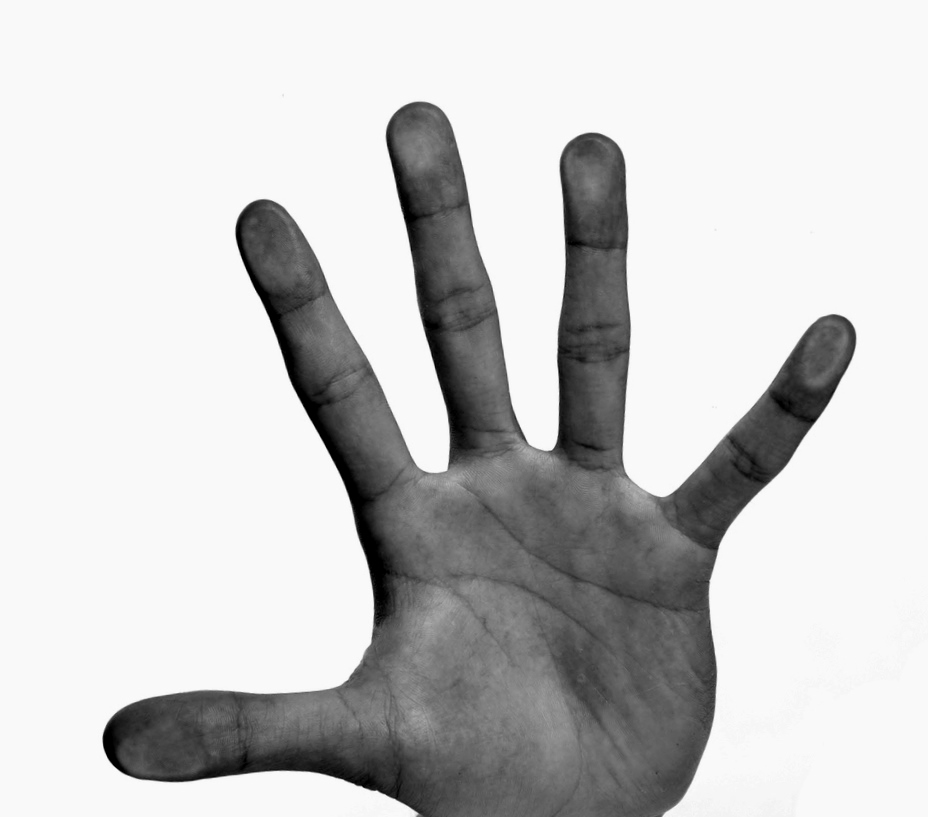
//> input picture Vis.Ass05.HandDetection/src/hands.jpg, 928 x 817 px
$ ./main hands.jpg   (built with g++ and OpenCV 4)
//> lines starting //> are read from the running program, lines starting //| are printed output that depends on the picture; after the words box and inside, x2 and y2 are one past the last pixel; in counts of white or black regions, pixels touching at a corner belong together
#include "opencv2/opencv.hpp"
#include "opencv2/imgproc.hpp"
#include "opencv2/highgui.hpp"
#include "opencv2/imgcodecs.hpp"
#include <stdlib.h>
#include <stdio.h>
#include <iostream>
#include <math.h>

using namespace cv;
using namespace std;

//these will be changed using trackbars
const string trackbarWindowName = "Trackbars";
int H_MIN = 0;
int H_MAX = 256;
int S_MIN = 0;
int S_MAX = 256;
int V_MIN = 0;
int V_MAX = 256;
int dp_epsilon = 10;
int dis_max = 400;
int dis_min = 7;
int angle_max = 180;
int angle_min = 20;
int rh_thresh = 0.66;
int rpd_thresh = 100;

//main functions
void on_trackbar(int, void*);
void morphOps(Mat &thresh);
void createTrackbars();
void detectHand(Mat handDetectionImage, Mat& src);
vector<Vec4i> eleminateDefectsByDimentation(vector<Vec4i> defects,
		vector<Point> contours, vector<Point>& startPoints,
		vector<Point>& endPoints, vector<Point>&farPoints);
float distanceP2P(Point a, Point b);
float getAngle(Point s, Point f, Point e);
vector<Point> removeRedundantEndPoints(vector<Vec4i> newDefects,
		vector<Point> contours);
string intToString(int number);

//images
Mat src_image;
Mat returnImg;
Mat HSVImage;

int main(int argc, char *argv[])
{
	/// Load an image
	src_image = imread(argv[1]);
//> src_image is the input picture: 817 rows x 928 cols, CV_8UC3; min 0, max 253, mean 201.6

	if (argc != 2 || !src_image.data)
	{
		printf("No image data \n");
		return -1;
	}

	//create slider bars for HSV filtering
	createTrackbars();

	Mat handTresholded;

	cvtColor(src_image, HSVImage, COLOR_BGR2HSV);
//> HSVImage: 817 rows x 928 cols, CV_8UC3; mean H, S, V 0, 0, 201.6
	inRange(HSVImage, Scalar(0, 0, 0), Scalar(0, 0, 220), handTresholded);
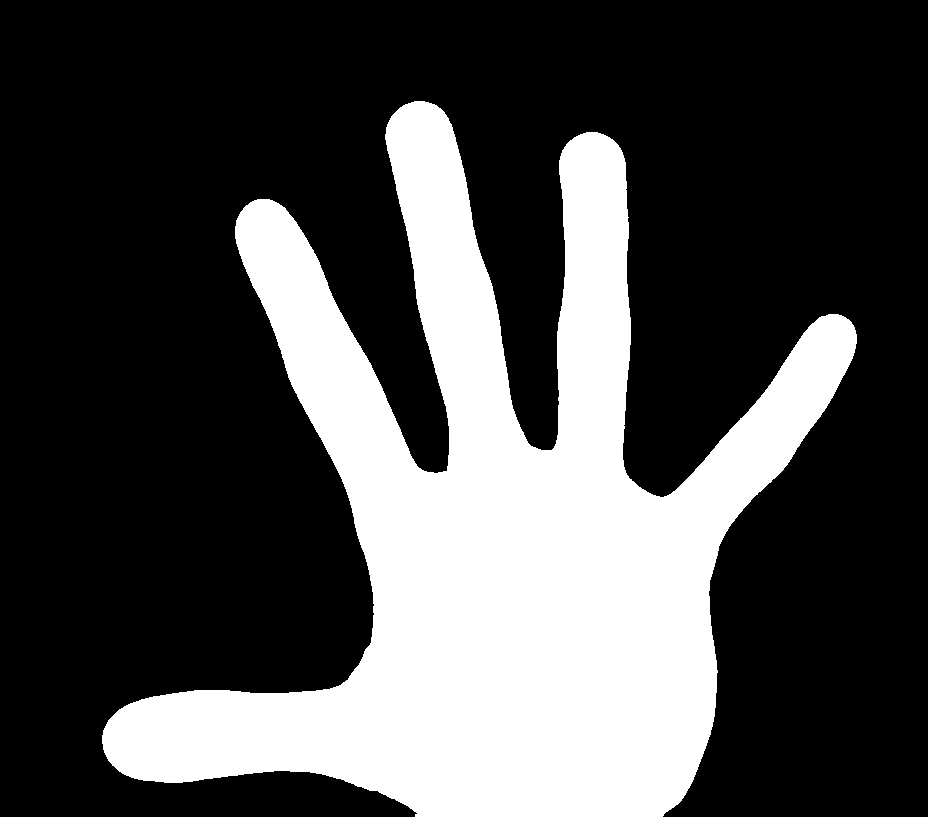
//> handTresholded: 817 rows x 928 cols, CV_8UC1; 29.4% white; 1 white region, box (x1, y1, x2, y2) and area: (102, 101, 857, 817) 223003

	morphOps(handTresholded);
	detectHand(handTresholded, src_image);

	namedWindow("src_image", CV_WINDOW_NORMAL);
	imshow("src_image", src_image);
	//imshow("hand_detection_image", handTresholded);

	waitKey(0);

	//no need to release memory
	return 0;
}
void morphOps(Mat &thresh)
{

	//create structuring element that will be used to "dilate" and "erode" image.
	//the element chosen here is a 3px by 3px rectangle

	Mat erodeElement = getStructuringElement(MORPH_RECT, Size(3, 3));
	//dilate with larger element so make sure object is nicely visible
	Mat dilateElement = getStructuringElement(MORPH_RECT, Size(8, 8));

	erode(thresh, thresh, erodeElement);
	erode(thresh, thresh, erodeElement);

	dilate(thresh, thresh, dilateElement);
	dilate(thresh, thresh, dilateElement);
//> thresh: 817 rows x 928 cols, CV_8UC1; 32.5% white; 1 white region

}
void on_trackbar(int, void*)
{//This function gets called whenever a
	// trackbar position is changed
	Mat threshold;
	cvtColor(src_image, HSVImage, COLOR_BGR2HSV);
	inRange(HSVImage, Scalar(H_MIN, S_MIN, V_MIN), Scalar(H_MAX, S_MAX, V_MAX),
			threshold);
	imshow("HSV_Image", HSVImage);
	imshow("Treshold_Image", threshold);

}

void detectHand(Mat handDetectionImage, Mat& src)
{
	Mat temp;
	handDetectionImage.copyTo(temp);
	//these two vectors needed for output of findContours
	vector<vector<Point> > contours;
	//Added to keep track the contour of detecting object
	vector<vector<Point> > objectContours;
	//find contours of filtered image using openCV findContours function
	vector<Vec4i> hierarchy;
	Rect bounding_rect;

	findContours(temp, contours, hierarchy, CV_RETR_CCOMP,
			CV_CHAIN_APPROX_SIMPLE);
//> contours = 1 contour; box (x1, y1, x2, y2) and area: (98, 97, 863, 817) 244470
	int largest_area = 0;
	int largest_contour_index = -1;
	for (int i = 0; i < contours.size(); i++) // iterate through each contour.
	{
		double a = contourArea(contours[i], false); //  Find the area of contour
		if (a > largest_area)
		{
			largest_area = a;
			largest_contour_index = i; //Store the index of largest contour
		}

	}
//> this loop made 1 pass
//> (a, largest_area) on pass 1: (244469.5, 244469)
//> after the loop, largest_area = 244469; largest_contour_index = 0
	cout << "largest_area = " << largest_area << endl;
//| largest_area = 244469

	//Scalar color(255, 0, 255);
	// Draw the largest contour using previously stored index.
	//drawContours(src, contours, largest_contour_index, color, 2, 8, hierarchy,
	//0, Point());
	//------------------------------------------------------
	// apply convex detection, convex defects detection and defects elimination to detect the points
	//------------------------------------------------------

	// check if there exist any detected largest contour
	if (largest_contour_index != -1)
	{
		// apply Ramer–Douglas–Peucker algorithm to smooth counour points
		//approxPolyDP(Mat(contours[largest_contour_index]),
		//contours[largest_contour_index], dp_epsilon, true);

		// draw the largest smooth contour points for display purpose
		drawContours(src, contours, largest_contour_index,
				Scalar(100, 100, 100), 0);

		// contains the convex hull for display purpose
		vector<vector<Point> > hull(1);
		// calculate the convex hull for display purpose
		convexHull(Mat(contours[largest_contour_index]), hull[0],
				CV_COUNTER_CLOCKWISE);
//> hull = 1 contour; box (x1, y1, x2, y2) and area: (98, 97, 863, 817) 408051
		// draw the convex hull for display purpose
		drawContours(src, hull, 0, Scalar(0, 0, 0), 2);

		// calculate the bounding rectangle of the largest contour
		Rect boundingRectect = boundingRect(
				Mat(contours[largest_contour_index]));
//> boundingRectect = Rect(98, 97, 765, 720)
		// draw the bounding rectangle for display purpose
		rectangle(src, boundingRectect, Scalar(255, 255, 0), 2);

		// contains convex hull for calculation purpose
		vector<int> chull;

		// detect the convex hull of the largest contour for calculation
		convexHull(Mat(contours[largest_contour_index]), chull,
				CV_COUNTER_CLOCKWISE);
//> chull = 48 values from 0 to 1573

		vector<Point> startPoints;
		vector<Point> endPoints;
		vector<Point> farPoints;
		// check if the largest contour has atleast 3 points to detect defects
		if (contours[largest_contour_index].size() > 3)
			// check if the convex hull has atleast 2 points to detect defects
			if (chull.size() > 2)
			{
				// vector that contains the defects in the convex hull
				vector<Vec4i> defects;
				// calculate convexity defects for the largest contour
				convexityDefects(contours[largest_contour_index], chull,
						defects);
//> defects = 41 items, first 8: [0, 6, 1, 162], [6, 8, 7, 114], [8, 398, 157, 85027], [398, 400, 399, 154], [401, 403, 402, 154], [403, 411, 404, 114], [411, 775, 676, 60703], [775, 777, 776, 201]
				// eliminate the difects by their dimention constrant
				vector<Vec4i> defects_stage = eleminateDefectsByDimentation(
						defects, contours[largest_contour_index], startPoints,
						endPoints, farPoints);
//> the loop in eleminateDefectsByDimentation, `for (int i = 0; i < defects.size(); i++)` made 41 passes
//> (ptStart, ptEnd, ptFar, distance in distanceP2P, l1 in getAngle, distance in distanceP2P (second call), l2 in getAngle, dot in getAngle) on passes 1 to 5: (Point(410, 97), Point(401, 100), Point(409, 98), 1.41, 1.41, 8.25, 8.25, -10), (Point(401, 100), Point(399, 101), Point(400, 101), 1.41, 1.41, 1, 1, -1), (Point(399, 101), Point(246, 198), Point(442, 467), 368.5, 368.5, 332.8, 332.8, 106882), (Point(246, 198), Point(242, 201), Point(243, 201), 4.24, 4.24, 1, 1, -3), (Point(239, 204), Point(236, 208), Point(239, 205), 1, 1, 4.24, 4.24, -3)
//> (printed output is left out)
//| startPoint_size(in function): 6
//> startPoints = 6 Points (x, y): [399, 101], [232, 216], [139, 786], [708, 762], [854, 315], [603, 128]; endPoints = 6 Points (x, y): [246, 198], [99, 726], [409, 816], [858, 364], [618, 135], [430, 97]; farPoints = 6 Points (x, y): [442, 467], [367, 638], [305, 777], [724, 552], [645, 483], [547, 446]; defects_stage = 6 items: [8, 398, 157, 85027], [411, 775, 676, 60703], [810, 902, 841, 6983], [946, 1131, 1007, 15127], [1149, 1314, 1250, 66644], [1326, 1573, 1394, 82660]

				//TESTING THE RESULT BY DRAWING
				cout << "startPoint_size: " << startPoints.size() << endl;
//| startPoint_size: 6
				for (int i = 0; i < startPoints.size(); i++)
				{

					// draw circle at the point for display purpose
					circle(src, startPoints[i], 10, Scalar(0, 0, 255), -1);
					putText(src, "S" + intToString(i),
							Point(startPoints[i].x - 3, startPoints[i].y - 4),
							1, 1, Scalar(0, 0, 0), 2);
				}
//> this loop made 6 passes
//> src: 817 rows x 928 cols, CV_8UC3; mean B, G, R 198.6, 198.6, 196.5
				cout << "end_size: " << endPoints.size() << endl;
//| end_size: 6
				for (int i = 0; i < endPoints.size(); i++)
				{

					// draw circle at the point for display purpose
					circle(src, endPoints[i], 10, Scalar(0, 255, 0), -1);
					putText(src, "E" + intToString(i),
							Point(endPoints[i].x - 3, endPoints[i].y - 4), 1,
							1, Scalar(0, 0, 0), 2);

				}
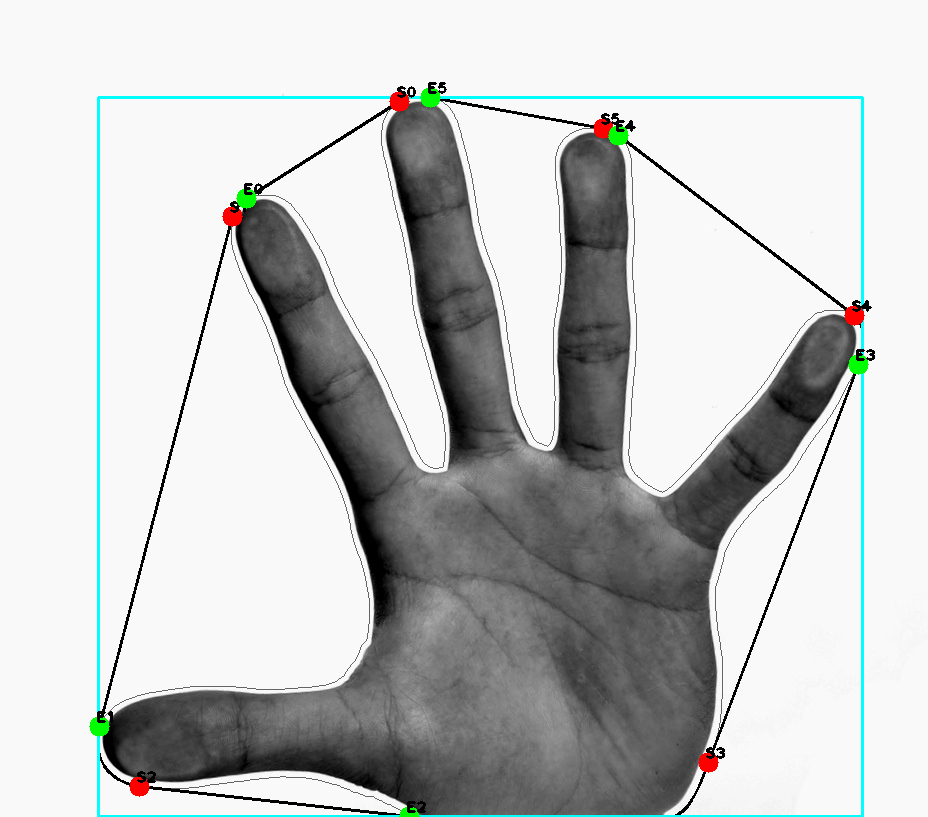
//> src: 817 rows x 928 cols, CV_8UC3; mean B, G, R 198, 198.5, 195.9
				cout << "depth_size: " << farPoints.size() << endl;
//| depth_size: 6
				for (int i = 0; i < farPoints.size(); i++)
				{

					// draw circle at the point for display purpose
					circle(src, farPoints[i], 10, Scalar(255, 0, 0), -1);
					putText(src, "D" + intToString(i),
							Point(farPoints[i].x - 3, farPoints[i].y - 4), 1,
							1, Scalar(0, 0, 0), 2);
				}
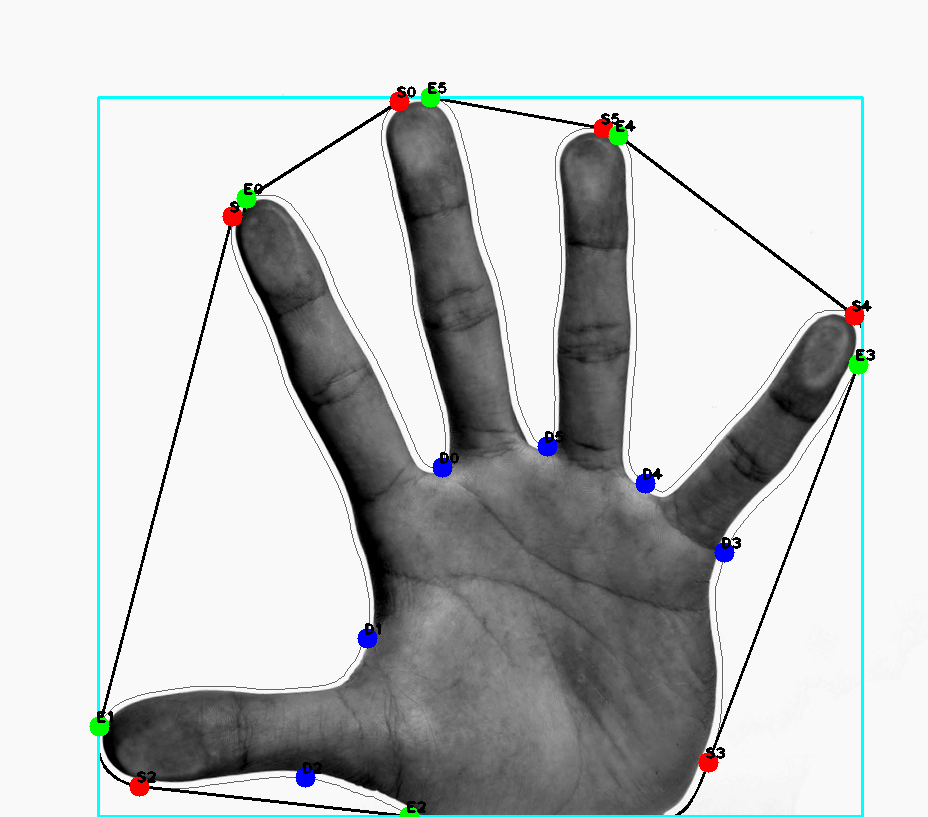
//> src: 817 rows x 928 cols, CV_8UC3; mean B, G, R 197.9, 197.9, 195.3

				// calculate the final points by eliminating the points that are too close to each other
				vector<Point> finalPoints;
				finalPoints = removeRedundantEndPoints(defects_stage,
						contours[largest_contour_index]);
//> the loop in removeRedundantEndPoints, `for (int i = 0; i < newDefects.size(); i++)` made 6 passes
//> (ptStart, ptEnd) on passes 1 to 6: (Point(399, 101), Point(246, 198)), (Point(232, 216), Point(99, 726)), (Point(139, 786), Point(409, 816)), (Point(708, 762), Point(858, 364)), (Point(854, 315), Point(618, 135)), (Point(603, 128), Point(430, 97))
//> the loop in removeRedundantEndPoints, `for (int i = 0; i < pointsAll.size(); i++)` made 12 passes
//> after the loop in removeRedundantEndPoints, `for (int i = 0; i < pointsAll.size(); i++)`: flag = true
//> finalPoints = 7 Points (x, y): [399, 101], [246, 198], [99, 726], [409, 816], [708, 762], [858, 364], [618, 135]

				// calculate moment of the largest contour to get center of gravity
				Moments momentum = moments(contours[largest_contour_index],
						true);
//> momentum = moments, m00 244469.5, centre m10/m00, m01/m00 = (496.7, 524.8)
				// calculate center of gravity of the largest contour from moment data
				Point centerofGravity = Point(momentum.m10 / momentum.m00,
						momentum.m01 / momentum.m00);
//> centerofGravity = Point(496, 524)
				// draw center of gravity

				circle(src, centerofGravity, 10, Scalar(0, 0, 255), -1);
				putText(src, "Center of gravity",
						Point(centerofGravity.x - 3, centerofGravity.y - 4), 1,
						1, Scalar(0, 0, 0), 2);

				cout << "finalPoints size: " << finalPoints.size() << endl;
//| finalPoints size: 7
//> in on_trackbar, `imshow("HSV_Image", HSVImage);`:
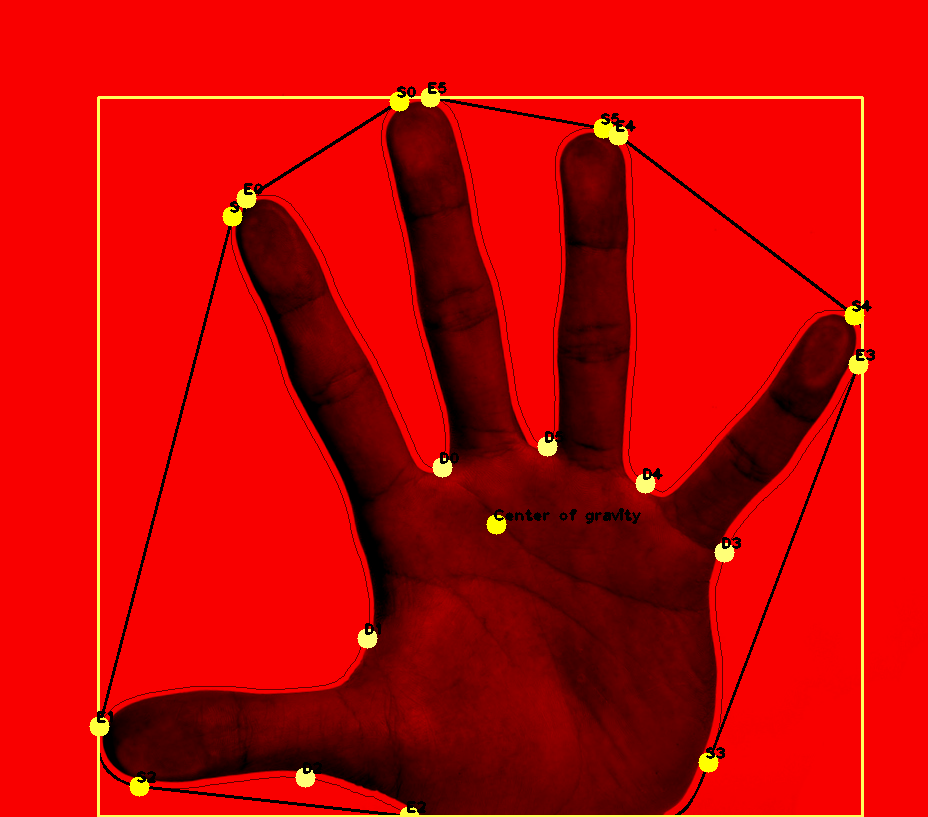
//> window 'HSV_Image': 817 rows x 928 cols, CV_8UC3; mean B, G, R 1.3, 4.4, 199
				// iterate through each points in the list of final points
				/*for (int i = 0; i < finalPoints.size(); i++)
				 {
				 // draw circle at the point for display purpose
				 circle(src, finalPoints[i], 10, Scalar(255, 0, 0), -1);
				 // draw a line from the center of gravity for display purpose
				 line(src, centerofGravity, finalPoints[i],
				 Scalar(0, 0, 255), 2);
				 }*/

			}
	}

}
void createTrackbars()
{
	//create window for trackbars
	namedWindow(trackbarWindowName, 0);
	//create memory to store trackbar name on window
	char TrackbarName[50];
	sprintf(TrackbarName, "H_MIN", H_MIN);
	sprintf(TrackbarName, "H_MAX", H_MAX);
	sprintf(TrackbarName, "S_MIN", S_MIN);
	sprintf(TrackbarName, "S_MAX", S_MAX);
	sprintf(TrackbarName, "V_MIN", V_MIN);
	sprintf(TrackbarName, "V_MAX", V_MAX);
	//create trackbars and insert them into window
	//3 parameters are: the address of the variable that is changing when the trackbar is moved(eg.H_LOW),
	//the max value the trackbar can move (eg. H_HIGH),
	//and the function that is called whenever the trackbar is moved(eg. on_trackbar)
	//                                  ---->    ---->     ---->
	createTrackbar("H_MIN", trackbarWindowName, &H_MIN, H_MAX, on_trackbar);
	createTrackbar("H_MAX", trackbarWindowName, &H_MAX, H_MAX, on_trackbar);
	createTrackbar("S_MIN", trackbarWindowName, &S_MIN, S_MAX, on_trackbar);
	createTrackbar("S_MAX", trackbarWindowName, &S_MAX, S_MAX, on_trackbar);
	createTrackbar("V_MIN", trackbarWindowName, &V_MIN, V_MAX, on_trackbar);
	createTrackbar("V_MAX", trackbarWindowName, &V_MAX, V_MAX, on_trackbar);

}

vector<Vec4i> eleminateDefectsByDimentation(vector<Vec4i> defects,
		vector<Point> contours, vector<Point>& startPoints,
		vector<Point>& endPoints, vector<Point>&farPoints)
{
	//------------------------------------------------------
	// eliminate defects by its Dimentation
	//------------------------------------------------------
	// contains the filtered defects
	vector<Vec4i> filteredDefects;
	// iterate through each defect points
	for (int i = 0; i < defects.size(); i++)
	{
		// get the starting point of the defect
		Point ptStart(contours[defects[i][0]]);
		// get the ending point of the defect
		Point ptEnd(contours[defects[i][1]]);
		// get the depth point of the defect
		Point ptFar(contours[defects[i][2]]);
		// calculate the angle between line(start,far) and line(end,far)
		float angle = getAngle(ptStart, ptFar, ptEnd);

		cout << "angle: " << angle << endl;

		// check if the distance and angle are within the predefined constrant
		const Vec4i& v = defects[i];
		float depth = v[3] / 256;
		if (depth > 10) //  filter defects by depth
		{
			if ((angle >= angle_min) && (angle <= angle_max))
			{
				// add the defect to the list of filtered defects
				filteredDefects.push_back(defects[i]);
				startPoints.push_back(ptStart);
				endPoints.push_back(ptEnd);
				farPoints.push_back(ptFar);
			}
		}
	}
	cout << "startPoint_size(in function): " << startPoints.size() << endl;
	// return the set of filtered defects
	return filteredDefects;
}

float distanceP2P(Point a, Point b)
{
	// calculate the distance between points
	float distance = sqrt(fabs(pow(a.x - b.x, 2) + pow(a.y - b.y, 2)));
	// return the distance
	return distance;
}

float getAngle(Point s, Point f, Point e)
{
	// get angle between three points representing two lines
	float l1 = distanceP2P(f, s);
	float l2 = distanceP2P(f, e);
	float dot = (s.x - f.x) * (e.x - f.x) + (s.y - f.y) * (e.y - f.y);
	float angle = acos(dot / (l1 * l2));
	angle = angle * 180 / M_PI;
	// return the angle
	return angle;
}
vector<Point> removeRedundantEndPoints(vector<Vec4i> newDefects,
		vector<Point> contours)
{
	//------------------------------------------------------
	// remove points that are too close and keep only one of them
	//------------------------------------------------------
	// set of filtered points
	vector<Point> pointsFinal;
	// set of all points
	vector<Point> pointsAll;
	// iterate through each defect
	for (int i = 0; i < newDefects.size(); i++)
	{
		// get the starting point of the defect
		Point ptStart(contours[newDefects[i][0]]);
		// get the ending point of the defect
		Point ptEnd(contours[newDefects[i][1]]);
		// add the starting point to list of all points
		pointsAll.push_back(ptStart);
		// add the ending point to list of all points
		pointsAll.push_back(ptEnd);
	}
	// boolean flag to indicate if current point has no close points in the list of filtered points
	bool flag = false;
	// iterate through all the points
	for (int i = 0; i < pointsAll.size(); i++)
	{
		// if list of filtered points have no previous points
		if (pointsFinal.size() == 0)
		{
			// add the point to list of filtered points
			pointsFinal.push_back(pointsAll[i]);
		}
		// if the list of filtered points already some points
		else
		{
			// set flag to indicate that there is no close points
			flag = false;
			// iterate through all filtered points
			for (int j = 0; j < pointsFinal.size(); j++)
			{
				// check if the distance is within threshold
				if (distanceP2P(pointsFinal[j], pointsAll[i]) < rpd_thresh)
				{
					// mark this point as close point
					flag = true;
					break;
				}
			}
			// if the point is not close point
			if (flag == false)
			{
				// add to list of filtered points
				pointsFinal.push_back(pointsAll[i]);
			}
		}
	}
	// return list of filtered points
	return pointsFinal;
}
string intToString(int number)
{

	std::stringstream ss;
	ss << number;
	return ss.str();
}
